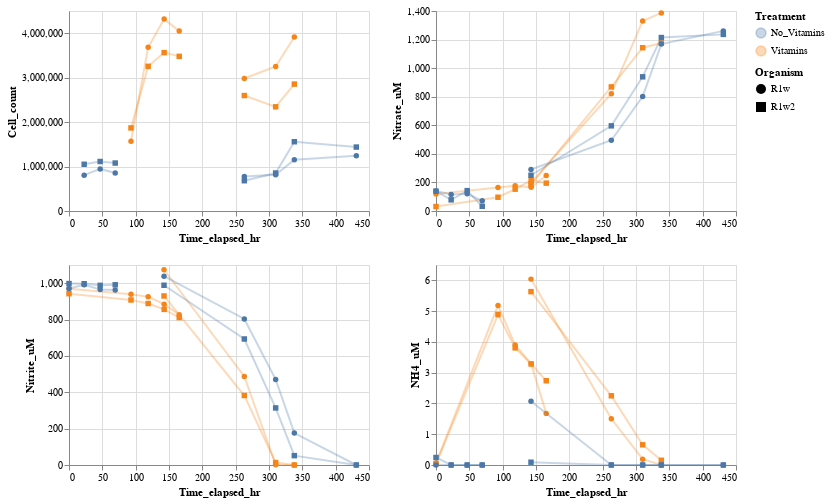

Notebook code cell kept with this figure:
### Code cell
charts_cell_count = []
charts_nitrite = []
charts_nitrate = []
charts_ammonia = []

for treatment in set(df.Treatment):
  for organism in set(df.Organism):
    subset = df[(df.Treatment == treatment) & (df.Organism == organism)]
    for start_date in set(subset.Start_date):
      formatted_date = str(start_date).split()[0]+'T'+str(start_date).split()[1]
      charts_cell_count.append(filter_plot(base, treatment, organism, formatted_date, 'Cell_count:Q'))
      charts_nitrite.append(filter_plot(base, treatment, organism, formatted_date, 'Nitrite_uM:Q'))
      charts_nitrate.append(filter_plot(base, treatment, organism, formatted_date, 'Nitrate_uM:Q'))
      charts_ammonia.append(filter_plot(base, treatment, organism, formatted_date, 'NH4_uM:Q'))

alt.layer(*charts_cell_count) & alt.layer(*charts_nitrite) | alt.layer(*charts_nitrate) & alt.layer(*charts_ammonia)

### Figure 1 — Vega-Lite specification as saved in the notebook (floating-point values rounded to 4 significant figures)
{"config": {"view": {"continuousWidth": 400, "continuousHeight": 300}}, "hconcat": [{"vconcat": [{"layer": [{"mark": {"type": "line", "opacity": 0.3, "point": true}, "encoding": {"color": {"field": "Treatment", "type": "nominal"}, "shape": {"field": "Organism", "type": "nominal"}, "x": {"field": "Time_elapsed_hr", "type": "quantitative"}, "y": {"field": "Cell_count", "type": "quantitative"}}, "height": 200, "transform": [{"filter": "(((datum.Treatment === 'Vitamins') && (datum.Organism === 'R1w2')) && (datum.Start_date === '2024-04-04T15:00:00'))"}], "width": 300}, {"mark": {"type": "line", "opacity": 0.3, "point": true}, "encoding": {"color": {"field": "Treatment", "type": "nominal"}, "shape": {"field": "Organism", "type": "nominal"}, "x": {"field": "Time_elapsed_hr", "type": "quantitative"}, "y": {"field": "Cell_count", "type": "quantitative"}}, "height": 200, "transform": [{"filter": "(((datum.Treatment === 'Vitamins') && (datum.Organism === 'R1w2')) && (datum.Start_date === '2024-03-21T13:00:00'))"}], "width": 300}, {"mark": {"type": "line", "opacity": 0.3, "point": true}, "encoding": {"color": {"field": "Treatment", "type": "nominal"}, "shape": {"field": "Organism", "type": "nominal"}, "x": {"field": "Time_elapsed_hr", "type": "quantitative"}, "y": {"field": "Cell_count", "type": "quantitative"}}, "height": 200, "transform": [{"filter": "(((datum.Treatment === 'Vitamins') && (datum.Organism === 'R1w')) && (datum.Start_date === '2024-04-04T15:00:00'))"}], "width": 300}, {"mark": {"type": "line", "opacity": 0.3, "point": true}, "encoding": {"color": {"field": "Treatment", "type": "nominal"}, "shape": {"field": "Organism", "type": "nominal"}, "x": {"field": "Time_elapsed_hr", "type": "quantitative"}, "y": {"field": "Cell_count", "type": "quantitative"}}, "height": 200, "transform": [{"filter": "(((datum.Treatment === 'Vitamins') && (datum.Organism === 'R1w')) && (datum.Start_date === '2024-03-21T13:00:00'))"}], "width": 300}, {"mark": {"type": "line", "opacity": 0.3, "point": true}, "encoding": {"color": {"field": "Treatment", "type": "nominal"}, "shape": {"field": "Organism", "type": "nominal"}, "x": {"field": "Time_elapsed_hr", "type": "quantitative"}, "y": {"field": "Cell_count", "type": "quantitative"}}, "height": 200, "transform": [{"filter": "(((datum.Treatment === 'No_Vitamins') && (datum.Organism === 'R1w2')) && (datum.Start_date === '2024-04-08T15:00:00'))"}], "width": 300}, {"mark": {"type": "line", "opacity": 0.3, "point": true}, "encoding": {"color": {"field": "Treatment", "type": "nominal"}, "shape": {"field": "Organism", "type": "nominal"}, "x": {"field": "Time_elapsed_hr", "type": "quantitative"}, "y": {"field": "Cell_count", "type": "quantitative"}}, "height": 200, "transform": [{"filter": "(((datum.Treatment === 'No_Vitamins') && (datum.Organism === 'R1w2')) && (datum.Start_date === '2024-03-21T13:00:00'))"}], "width": 300}, {"mark": {"type": "line", "opacity": 0.3, "point": true}, "encoding": {"color": {"field": "Treatment", "type": "nominal"}, "shape": {"field": "Organism", "type": "nominal"}, "x": {"field": "Time_elapsed_hr", "type": "quantitative"}, "y": {"field": "Cell_count", "type": "quantitative"}}, "height": 200, "transform": [{"filter": "(((datum.Treatment === 'No_Vitamins') && (datum.Organism === 'R1w')) && (datum.Start_date === '2024-04-08T15:00:00'))"}], "width": 300}, {"mark": {"type": "line", "opacity": 0.3, "point": true}, "encoding": {"color": {"field": "Treatment", "type": "nominal"}, "shape": {"field": "Organism", "type": "nominal"}, "x": {"field": "Time_elapsed_hr", "type": "quantitative"}, "y": {"field": "Cell_count", "type": "quantitative"}}, "height": 200, "transform": [{"filter": "(((datum.Treatment === 'No_Vitamins') && (datum.Organism === 'R1w')) && (datum.Start_date === '2024-03-21T13:00:00'))"}], "width": 300}]}, {"layer": [{"mark": {"type": "line", "opacity": 0.3, "point": true}, "encoding": {"color": {"field": "Treatment", "type": "nominal"}, "shape": {"field": "Organism", "type": "nominal"}, "x": {"field": "Time_elapsed_hr", "type": "quantitative"}, "y": {"field": "Nitrite_uM", "type": "quantitative"}}, "height": 200, "transform": [{"filter": "(((datum.Treatment === 'Vitamins') && (datum.Organism === 'R1w2')) && (datum.Start_date === '2024-04-04T15:00:00'))"}], "width": 300}, {"mark": {"type": "line", "opacity": 0.3, "point": true}, "encoding": {"color": {"field": "Treatment", "type": "nominal"}, "shape": {"field": "Organism", "type": "nominal"}, "x": {"field": "Time_elapsed_hr", "type": "quantitative"}, "y": {"field": "Nitrite_uM", "type": "quantitative"}}, "height": 200, "transform": [{"filter": "(((datum.Treatment === 'Vitamins') && (datum.Organism === 'R1w2')) && (datum.Start_date === '2024-03-21T13:00:00'))"}], "width": 300}, {"mark": {"type": "line", "opacity": 0.3, "point": true}, "encoding": {"color": {"field": "Treatment", "type": "nominal"}, "shape": {"field": "Organism", "type": "nominal"}, "x": {"field": "Time_elapsed_hr", "type": "quantitative"}, "y": {"field": "Nitrite_uM", "type": "quantitative"}}, "height": 200, "transform": [{"filter": "(((datum.Treatment === 'Vitamins') && (datum.Organism === 'R1w')) && (datum.Start_date === '2024-04-04T15:00:00'))"}], "width": 300}, {"mark": {"type": "line", "opacity": 0.3, "point": true}, "encoding": {"color": {"field": "Treatment", "type": "nominal"}, "shape": {"field": "Organism", "type": "nominal"}, "x": {"field": "Time_elapsed_hr", "type": "quantitative"}, "y": {"field": "Nitrite_uM", "type": "quantitative"}}, "height": 200, "transform": [{"filter": "(((datum.Treatment === 'Vitamins') && (datum.Organism === 'R1w')) && (datum.Start_date === '2024-03-21T13:00:00'))"}], "width": 300}, {"mark": {"type": "line", "opacity": 0.3, "point": true}, "encoding": {"color": {"field": "Treatment", "type": "nominal"}, "shape": {"field": "Organism", "type": "nominal"}, "x": {"field": "Time_elapsed_hr", "type": "quantitative"}, "y": {"field": "Nitrite_uM", "type": "quantitative"}}, "height": 200, "transform": [{"filter": "(((datum.Treatment === 'No_Vitamins') && (datum.Organism === 'R1w2')) && (datum.Start_date === '2024-04-08T15:00:00'))"}], "width": 300}, {"mark": {"type": "line", "opacity": 0.3, "point": true}, "encoding": {"color": {"field": "Treatment", "type": "nominal"}, "shape": {"field": "Organism", "type": "nominal"}, "x": {"field": "Time_elapsed_hr", "type": "quantitative"}, "y": {"field": "Nitrite_uM", "type": "quantitative"}}, "height": 200, "transform": [{"filter": "(((datum.Treatment === 'No_Vitamins') && (datum.Organism === 'R1w2')) && (datum.Start_date === '2024-03-21T13:00:00'))"}], "width": 300}, {"mark": {"type": "line", "opacity": 0.3, "point": true}, "encoding": {"color": {"field": "Treatment", "type": "nominal"}, "shape": {"field": "Organism", "type": "nominal"}, "x": {"field": "Time_elapsed_hr", "type": "quantitative"}, "y": {"field": "Nitrite_uM", "type": "quantitative"}}, "height": 200, "transform": [{"filter": "(((datum.Treatment === 'No_Vitamins') && (datum.Organism === 'R1w')) && (datum.Start_date === '2024-04-08T15:00:00'))"}], "width": 300}, {"mark": {"type": "line", "opacity": 0.3, "point": true}, "encoding": {"color": {"field": "Treatment", "type": "nominal"}, "shape": {"field": "Organism", "type": "nominal"}, "x": {"field": "Time_elapsed_hr", "type": "quantitative"}, "y": {"field": "Nitrite_uM", "type": "quantitative"}}, "height": 200, "transform": [{"filter": "(((datum.Treatment === 'No_Vitamins') && (datum.Organism === 'R1w')) && (datum.Start_date === '2024-03-21T13:00:00'))"}], "width": 300}]}]}, {"vconcat": [{"layer": [{"mark": {"type": "line", "opacity": 0.3, "point": true}, "encoding": {"color": {"field": "Treatment", "type": "nominal"}, "shape": {"field": "Organism", "type": "nominal"}, "x": {"field": "Time_elapsed_hr", "type": "quantitative"}, "y": {"field": "Nitrate_uM", "type": "quantitative"}}, "height": 200, "transform": [{"filter": "(((datum.Treatment === 'Vitamins') && (datum.Organism === 'R1w2')) && (datum.Start_date === '2024-04-04T15:00:00'))"}], "width": 300}, {"mark": {"type": "line", "opacity": 0.3, "point": true}, "encoding": {"color": {"field": "Treatment", "type": "nominal"}, "shape": {"field": "Organism", "type": "nominal"}, "x": {"field": "Time_elapsed_hr", "type": "quantitative"}, "y": {"field": "Nitrate_uM", "type": "quantitative"}}, "height": 200, "transform": [{"filter": "(((datum.Treatment === 'Vitamins') && (datum.Organism === 'R1w2')) && (datum.Start_date === '2024-03-21T13:00:00'))"}], "width": 300}, {"mark": {"type": "line", "opacity": 0.3, "point": true}, "encoding": {"color": {"field": "Treatment", "type": "nominal"}, "shape": {"field": "Organism", "type": "nominal"}, "x": {"field": "Time_elapsed_hr", "type": "quantitative"}, "y": {"field": "Nitrate_uM", "type": "quantitative"}}, "height": 200, "transform": [{"filter": "(((datum.Treatment === 'Vitamins') && (datum.Organism === 'R1w')) && (datum.Start_date === '2024-04-04T15:00:00'))"}], "width": 300}, {"mark": {"type": "line", "opacity": 0.3, "point": true}, "encoding": {"color": {"field": "Treatment", "type": "nominal"}, "shape": {"field": "Organism", "type": "nominal"}, "x": {"field": "Time_elapsed_hr", "type": "quantitative"}, "y": {"field": "Nitrate_uM", "type": "quantitative"}}, "height": 200, "transform": [{"filter": "(((datum.Treatment === 'Vitamins') && (datum.Organism === 'R1w')) && (datum.Start_date === '2024-03-21T13:00:00'))"}], "width": 300}, {"mark": {"type": "line", "opacity": 0.3, "point": true}, "encoding": {"color": {"field": "Treatment", "type": "nominal"}, "shape": {"field": "Organism", "type": "nominal"}, "x": {"field": "Time_elapsed_hr", "type": "quantitative"}, "y": {"field": "Nitrate_uM", "type": "quantitative"}}, "height": 200, "transform": [{"filter": "(((datum.Treatment === 'No_Vitamins') && (datum.Organism === 'R1w2')) && (datum.Start_date === '2024-04-08T15:00:00'))"}], "width": 300}, {"mark": {"type": "line", "opacity": 0.3, "point": true}, "encoding": {"color": {"field": "Treatment", "type": "nominal"}, "shape": {"field": "Organism", "type": "nominal"}, "x": {"field": "Time_elapsed_hr", "type": "quantitative"}, "y": {"field": "Nitrate_uM", "type": "quantitative"}}, "height": 200, "transform": [{"filter": "(((datum.Treatment === 'No_Vitamins') && (datum.Organism === 'R1w2')) && (datum.Start_date === '2024-03-21T13:00:00'))"}], "width": 300}, {"mark": {"type": "line", "opacity": 0.3, "point": true}, "encoding": {"color": {"field": "Treatment", "type": "nominal"}, "shape": {"field": "Organism", "type": "nominal"}, "x": {"field": "Time_elapsed_hr", "type": "quantitative"}, "y": {"field": "Nitrate_uM", "type": "quantitative"}}, "height": 200, "transform": [{"filter": "(((datum.Treatment === 'No_Vitamins') && (datum.Organism === 'R1w')) && (datum.Start_date === '2024-04-08T15:00:00'))"}], "width": 300}, {"mark": {"type": "line", "opacity": 0.3, "point": true}, "encoding": {"color": {"field": "Treatment", "type": "nominal"}, "shape": {"field": "Organism", "type": "nominal"}, "x": {"field": "Time_elapsed_hr", "type": "quantitative"}, "y": {"field": "Nitrate_uM", "type": "quantitative"}}, "height": 200, "transform": [{"filter": "(((datum.Treatment === 'No_Vitamins') && (datum.Organism === 'R1w')) && (datum.Start_date === '2024-03-21T13:00:00'))"}], "width": 300}]}, {"layer": [{"mark": {"type": "line", "opacity": 0.3, "point": true}, "encoding": {"color": {"field": "Treatment", "type": "nominal"}, "shape": {"field": "Organism", "type": "nominal"}, "x": {"field": "Time_elapsed_hr", "type": "quantitative"}, "y": {"field": "NH4_uM", "type": "quantitative"}}, "height": 200, "transform": [{"filter": "(((datum.Treatment === 'Vitamins') && (datum.Organism === 'R1w2')) && (datum.Start_date === '2024-04-04T15:00:00'))"}], "width": 300}, {"mark": {"type": "line", "opacity": 0.3, "point": true}, "encoding": {"color": {"field": "Treatment", "type": "nominal"}, "shape": {"field": "Organism", "type": "nominal"}, "x": {"field": "Time_elapsed_hr", "type": "quantitative"}, "y": {"field": "NH4_uM", "type": "quantitative"}}, "height": 200, "transform": [{"filter": "(((datum.Treatment === 'Vitamins') && (datum.Organism === 'R1w2')) && (datum.Start_date === '2024-03-21T13:00:00'))"}], "width": 300}, {"mark": {"type": "line", "opacity": 0.3, "point": true}, "encoding": {"color": {"field": "Treatment", "type": "nominal"}, "shape": {"field": "Organism", "type": "nominal"}, "x": {"field": "Time_elapsed_hr", "type": "quantitative"}, "y": {"field": "NH4_uM", "type": "quantitative"}}, "height": 200, "transform": [{"filter": "(((datum.Treatment === 'Vitamins') && (datum.Organism === 'R1w')) && (datum.Start_date === '2024-04-04T15:00:00'))"}], "width": 300}, {"mark": {"type": "line", "opacity": 0.3, "point": true}, "encoding": {"color": {"field": "Treatment", "type": "nominal"}, "shape": {"field": "Organism", "type": "nominal"}, "x": {"field": "Time_elapsed_hr", "type": "quantitative"}, "y": {"field": "NH4_uM", "type": "quantitative"}}, "height": 200, "transform": [{"filter": "(((datum.Treatment === 'Vitamins') && (datum.Organism === 'R1w')) && (datum.Start_date === '2024-03-21T13:00:00'))"}], "width": 300}, {"mark": {"type": "line", "opacity": 0.3, "point": true}, "encoding": {"color": {"field": "Treatment", "type": "nominal"}, "shape": {"field": "Organism", "type": "nominal"}, "x": {"field": "Time_elapsed_hr", "type": "quantitative"}, "y": {"field": "NH4_uM", "type": "quantitative"}}, "height": 200, "transform": [{"filter": "(((datum.Treatment === 'No_Vitamins') && (datum.Organism === 'R1w2')) && (datum.Start_date === '2024-04-08T15:00:00'))"}], "width": 300}, {"mark": {"type": "line", "opacity": 0.3, "point": true}, "encoding": {"color": {"field": "Treatment", "type": "nominal"}, "shape": {"field": "Organism", "type": "nominal"}, "x": {"field": "Time_elapsed_hr", "type": "quantitative"}, "y": {"field": "NH4_uM", "type": "quantitative"}}, "height": 200, "transform": [{"filter": "(((datum.Treatment === 'No_Vitamins') && (datum.Organism === 'R1w2')) && (datum.Start_date === '2024-03-21T13:00:00'))"}], "width": 300}, {"mark": {"type": "line", "opacity": 0.3, "point": true}, "encoding": {"color": {"field": "Treatment", "type": "nominal"}, "shape": {"field": "Organism", "type": "nominal"}, "x": {"field": "Time_elapsed_hr", "type": "quantitative"}, "y": {"field": "NH4_uM", "type": "quantitative"}}, "height": 200, "transform": [{"filter": "(((datum.Treatment === 'No_Vitamins') && (datum.Organism === 'R1w')) && (datum.Start_date === '2024-04-08T15:00:00'))"}], "width": 300}, {"mark": {"type": "line", "opacity": 0.3, "point": true}, "encoding": {"color": {"field": "Treatment", "type": "nominal"}, "shape": {"field": "Organism", "type": "nominal"}, "x": {"field": "Time_elapsed_hr", "type": "quantitative"}, "y": {"field": "NH4_uM", "type": "quantitative"}}, "height": 200, "transform": [{"filter": "(((datum.Treatment === 'No_Vitamins') && (datum.Organism === 'R1w')) && (datum.Start_date === '2024-03-21T13:00:00'))"}], "width": 300}]}]}], "data": {"name": "data-c6ddbb73c93650eb6eaa07611bd04d52"}, "$schema": "https://vega.github.io/schema/vega-lite/v4.17.0.json", "datasets": {"data-c6ddbb73c93650eb6eaa07611bd04d52": [{"Date": "2024-04-04T15:00:00", "Organism": "R1w", "Treatment": "Vitamins", "Start_date": "2024-04-04T15:00:00", "NH4_ug-N-L": 0.86, "Nitrite_ug-N-L": 13580.0, "TON_ug-N-L": 15251, "Cell_count_dilution": null, "Cell_count_volume": null, "Time_elapsed_hr": 0.0, "Cell_count": null, "NH4_uM": 0.0614, "Nitrite_uM": 969.6, "TON_uM": 1089.0, "Nitrate_uM": 119.2}, {"Date": "2024-04-04T15:00:00", "Organism": "R1w2", "Treatment": "Vitamins", "Start_date": "2024-04-04T15:00:00", "NH4_ug-N-L": 0.53, "Nitrite_ug-N-L": 13190.0, "TON_ug-N-L": 13633, "Cell_count_dilution": null, "Cell_count_volume": null, "Time_elapsed_hr": 0.0, "Cell_count": null, "NH4_uM": 0.03784, "Nitrite_uM": 942.0, "TON_uM": 973.3, "Nitrate_uM": 31.28}, {"Date": "2024-04-08T12:00:00", "Organism": "R1w", "Treatment": "Vitamins", "Start_date": "2024-04-04T15:00:00", "NH4_ug-N-L": 72.66, "Nitrite_ug-N-L": 13160.0, "TON_ug-N-L": 15458, "Cell_count_dilution": 2.0, "Cell_count_volume": 6.37, "Time_elapsed_hr": 93.0, "Cell_count": 1570000.0, "NH4_uM": 5.187, "Nitrite_uM": 939.2, "TON_uM": 1104.0, "Nitrate_uM": 164.4}, {"Date": "2024-04-08T12:00:00", "Organism": "R1w2", "Treatment": "Vitamins", "Start_date": "2024-04-04T15:00:00", "NH4_ug-N-L": 68.47, "Nitrite_ug-N-L": 12710.0, "TON_ug-N-L": 14062, "Cell_count_dilution": 2.0, "Cell_count_volume": 5.35, "Time_elapsed_hr": 93.0, "Cell_count": 1869000.0, "NH4_uM": 4.888, "Nitrite_uM": 907.5, "TON_uM": 1004.0, "Nitrate_uM": 96.39}, {"Date": "2024-04-08T15:00:00", "Organism": "R1w", "Treatment": "No_Vitamins", "Start_date": "2024-04-08T15:00:00", "NH4_ug-N-L": 0.0, "Nitrite_ug-N-L": 13600.0, "TON_ug-N-L": 15566, "Cell_count_dilution": null, "Cell_count_volume": null, "Time_elapsed_hr": 0.0, "Cell_count": null, "NH4_uM": 0.0, "Nitrite_uM": 970.9, "TON_uM": 1111.0, "Nitrate_uM": 140.4}, {"Date": "2024-04-08T15:00:00", "Organism": "R1w2", "Treatment": "No_Vitamins", "Start_date": "2024-04-08T15:00:00", "NH4_ug-N-L": 3.41, "Nitrite_ug-N-L": 13980.0, "TON_ug-N-L": 15923, "Cell_count_dilution": null, "Cell_count_volume": null, "Time_elapsed_hr": 0.0, "Cell_count": null, "NH4_uM": 0.2434, "Nitrite_uM": 997.9, "TON_uM": 1137.0, "Nitrate_uM": 138.9}, {"Date": "2024-04-09T13:45:00", "Organism": "R1w", "Treatment": "Vitamins", "Start_date": "2024-04-04T15:00:00", "NH4_ug-N-L": 54.59, "Nitrite_ug-N-L": 12960.0, "TON_ug-N-L": 15434, "Cell_count_dilution": 5.0, "Cell_count_volume": 6.79, "Time_elapsed_hr": 118.8, "Cell_count": 3682000.0, "NH4_uM": 3.897, "Nitrite_uM": 925.0, "TON_uM": 1102.0, "Nitrate_uM": 176.8}, {"Date": "2024-04-09T13:45:00", "Organism": "R1w", "Treatment": "No_Vitamins", "Start_date": "2024-04-08T15:00:00", "NH4_ug-N-L": 0.0, "Nitrite_ug-N-L": 13880.0, "TON_ug-N-L": 15493, "Cell_count_dilution": 5.0, "Cell_count_volume": 31.02, "Time_elapsed_hr": 22.75, "Cell_count": 805900.0, "NH4_uM": 0.0, "Nitrite_uM": 990.8, "TON_uM": 1106.0, "Nitrate_uM": 115.3}, {"Date": "2024-04-09T13:45:00", "Organism": "R1w2", "Treatment": "Vitamins", "Start_date": "2024-04-04T15:00:00", "NH4_ug-N-L": 53.32, "Nitrite_ug-N-L": 12440.0, "TON_ug-N-L": 14581, "Cell_count_dilution": 5.0, "Cell_count_volume": 7.68, "Time_elapsed_hr": 118.8, "Cell_count": 3255000.0, "NH4_uM": 3.807, "Nitrite_uM": 888.2, "TON_uM": 1041.0, "Nitrate_uM": 152.8}, {"Date": "2024-04-09T13:45:00", "Organism": "R1w2", "Treatment": "No_Vitamins", "Start_date": "2024-04-08T15:00:00", "NH4_ug-N-L": 0.0, "Nitrite_ug-N-L": 13960.0, "TON_ug-N-L": 15057, "Cell_count_dilution": 5.0, "Cell_count_volume": 23.78, "Time_elapsed_hr": 22.75, "Cell_count": 1051000.0, "NH4_uM": 0.0, "Nitrite_uM": 996.8, "TON_uM": 1075.0, "Nitrate_uM": 78.15}, {"Date": "2024-04-10T13:45:00", "Organism": "R1w", "Treatment": "Vitamins", "Start_date": "2024-04-04T15:00:00", "NH4_ug-N-L": 46.05, "Nitrite_ug-N-L": 12390.0, "TON_ug-N-L": 14709, "Cell_count_dilution": 10.0, "Cell_count_volume": 11.58, "Time_elapsed_hr": 142.8, "Cell_count": 4318000.0, "NH4_uM": 3.288, "Nitrite_uM": 884.5, "TON_uM": 1050.0, "Nitrate_uM": 165.6}, {"Date": "2024-04-10T13:45:00", "Organism": "R1w", "Treatment": "No_Vitamins", "Start_date": "2024-04-08T15:00:00", "NH4_ug-N-L": 0.0, "Nitrite_ug-N-L": 13520.0, "TON_ug-N-L": 15203, "Cell_count_dilution": 10.0, "Cell_count_volume": 52.8, "Time_elapsed_hr": 46.75, "Cell_count": 947000.0, "NH4_uM": 0.0, "Nitrite_uM": 965.2, "TON_uM": 1085.0, "Nitrate_uM": 120.2}, {"Date": "2024-04-10T13:45:00", "Organism": "R1w2", "Treatment": "Vitamins", "Start_date": "2024-04-04T15:00:00", "NH4_ug-N-L": 45.99, "Nitrite_ug-N-L": 11990.0, "TON_ug-N-L": 14994, "Cell_count_dilution": 10.0, "Cell_count_volume": 14.03, "Time_elapsed_hr": 142.8, "Cell_count": 3564000.0, "NH4_uM": 3.283, "Nitrite_uM": 856.0, "TON_uM": 1070.0, "Nitrate_uM": 214.5}, {"Date": "2024-04-10T13:45:00", "Organism": "R1w2", "Treatment": "No_Vitamins", "Start_date": "2024-04-08T15:00:00", "NH4_ug-N-L": 0.0, "Nitrite_ug-N-L": 13840.0, "TON_ug-N-L": 15837, "Cell_count_dilution": 10.0, "Cell_count_volume": 44.9, "Time_elapsed_hr": 46.75, "Cell_count": 1114000.0, "NH4_uM": 0.0, "Nitrite_uM": 988.1, "TON_uM": 1131.0, "Nitrate_uM": 142.5}, {"Date": "2024-04-11T12:20:00", "Organism": "R1w", "Treatment": "Vitamins", "Start_date": "2024-04-04T15:00:00", "NH4_ug-N-L": 23.5, "Nitrite_ug-N-L": 11580.0, "TON_ug-N-L": 15070, "Cell_count_dilution": 10.0, "Cell_count_volume": 12.34, "Time_elapsed_hr": 165.3, "Cell_count": 4052000.0, "NH4_uM": 1.678, "Nitrite_uM": 827.0, "TON_uM": 1076.0, "Nitrate_uM": 248.9}, {"Date": "2024-04-11T12:20:00", "Organism": "R1w", "Treatment": "No_Vitamins", "Start_date": "2024-04-08T15:00:00", "NH4_ug-N-L": 0.0, "Nitrite_ug-N-L": 13480.0, "TON_ug-N-L": 14480, "Cell_count_dilution": 10.0, "Cell_count_volume": 58.4, "Time_elapsed_hr": 69.33, "Cell_count": 856200.0, "NH4_uM": 0.0, "Nitrite_uM": 962.4, "TON_uM": 1034.0, "Nitrate_uM": 71.38}, {"Date": "2024-04-11T12:20:00", "Organism": "R1w2", "Treatment": "Vitamins", "Start_date": "2024-04-04T15:00:00", "NH4_ug-N-L": 38.35, "Nitrite_ug-N-L": 11360.0, "TON_ug-N-L": 14090, "Cell_count_dilution": 10.0, "Cell_count_volume": 14.37, "Time_elapsed_hr": 165.3, "Cell_count": 3479000.0, "NH4_uM": 2.738, "Nitrite_uM": 810.9, "TON_uM": 1006.0, "Nitrate_uM": 195.0}, {"Date": "2024-04-11T12:20:00", "Organism": "R1w2", "Treatment": "No_Vitamins", "Start_date": "2024-04-08T15:00:00", "NH4_ug-N-L": 0.0, "Nitrite_ug-N-L": 13880.0, "TON_ug-N-L": 14350, "Cell_count_dilution": 10.0, "Cell_count_volume": 46.34, "Time_elapsed_hr": 69.33, "Cell_count": 1079000.0, "NH4_uM": 0.0, "Nitrite_uM": 991.3, "TON_uM": 1024.0, "Nitrate_uM": 33.2}, {"Date": "2024-03-27T11:30:00", "Organism": "R1w", "Treatment": "Vitamins", "Start_date": "2024-03-21T13:00:00", "NH4_ug-N-L": 84.62, "Nitrite_ug-N-L": 15040.0, "TON_ug-N-L": 17818, "Cell_count_dilution": null, "Cell_count_volume": null, "Time_elapsed_hr": 142.5, "Cell_count": null, "NH4_uM": 6.041, "Nitrite_uM": 1074.0, "TON_uM": 1272.0, "Nitrate_uM": 198.1}, {"Date": "2024-03-27T11:30:00", "Organism": "R1w", "Treatment": "No_Vitamins", "Start_date": "2024-03-21T13:00:00", "NH4_ug-N-L": 29.01, "Nitrite_ug-N-L": 14550.0, "TON_ug-N-L": 18619, "Cell_count_dilution": null, "Cell_count_volume": null, "Time_elapsed_hr": 142.5, "Cell_count": null, "NH4_uM": 2.071, "Nitrite_uM": 1039.0, "TON_uM": 1329.0, "Nitrate_uM": 290.7}, {"Date": "2024-03-27T11:30:00", "Organism": "R1w2", "Treatment": "Vitamins", "Start_date": "2024-03-21T13:00:00", "NH4_ug-N-L": 78.91, "Nitrite_ug-N-L": 13020.0, "TON_ug-N-L": 15608, "Cell_count_dilution": null, "Cell_count_volume": null, "Time_elapsed_hr": 142.5, "Cell_count": null, "NH4_uM": 5.634, "Nitrite_uM": 929.8, "TON_uM": 1114.0, "Nitrate_uM": 184.5}, {"Date": "2024-03-27T11:30:00", "Organism": "R1w2", "Treatment": "No_Vitamins", "Start_date": "2024-03-21T13:00:00", "NH4_ug-N-L": 1.27, "Nitrite_ug-N-L": 13850.0, "TON_ug-N-L": 17352, "Cell_count_dilution": null, "Cell_count_volume": null, "Time_elapsed_hr": 142.5, "Cell_count": null, "NH4_uM": 0.09067, "Nitrite_uM": 988.7, "TON_uM": 1239.0, "Nitrate_uM": 250.1}, {"Date": "2024-04-01T12:00:00", "Organism": "R1w", "Treatment": "Vitamins", "Start_date": "2024-03-21T13:00:00", "NH4_ug-N-L": 21.05, "Nitrite_ug-N-L": 6821.0, "TON_ug-N-L": 18317, "Cell_count_dilution": 10.0, "Cell_count_volume": 16.77, "Time_elapsed_hr": 263.0, "Cell_count": 2982000.0, "NH4_uM": 1.503, "Nitrite_uM": 487.0, "TON_uM": 1308.0, "Nitrate_uM": 820.8}, {"Date": "2024-04-01T12:00:00", "Organism": "R1w", "Treatment": "No_Vitamins", "Start_date": "2024-03-21T13:00:00", "NH4_ug-N-L": 0.0, "Nitrite_ug-N-L": 11250.0, "TON_ug-N-L": 18185, "Cell_count_dilution": 10.0, "Cell_count_volume": 64.24, "Time_elapsed_hr": 263.0, "Cell_count": 778300.0, "NH4_uM": 0.0, "Nitrite_uM": 803.3, "TON_uM": 1298.0, "Nitrate_uM": 495.0}, {"Date": "2024-04-01T12:00:00", "Organism": "R1w2", "Treatment": "Vitamins", "Start_date": "2024-03-21T13:00:00", "NH4_ug-N-L": 31.51, "Nitrite_ug-N-L": 5352.0, "TON_ug-N-L": 17522, "Cell_count_dilution": 10.0, "Cell_count_volume": 19.25, "Time_elapsed_hr": 263.0, "Cell_count": 2597000.0, "NH4_uM": 2.25, "Nitrite_uM": 382.1, "TON_uM": 1251.0, "Nitrate_uM": 868.9}, {"Date": "2024-04-01T12:00:00", "Organism": "R1w2", "Treatment": "No_Vitamins", "Start_date": "2024-03-21T13:00:00", "NH4_ug-N-L": 0.0, "Nitrite_ug-N-L": 9708.0, "TON_ug-N-L": 18057, "Cell_count_dilution": 10.0, "Cell_count_volume": 73.39, "Time_elapsed_hr": 263.0, "Cell_count": 681300.0, "NH4_uM": 0.0, "Nitrite_uM": 693.1, "TON_uM": 1289.0, "Nitrate_uM": 596.1}, {"Date": "2024-04-03T11:00:00", "Organism": "R1w", "Treatment": "Vitamins", "Start_date": "2024-03-21T13:00:00", "NH4_ug-N-L": 2.65, "Nitrite_ug-N-L": 10.56, "TON_ug-N-L": 18648, "Cell_count_dilution": 10.0, "Cell_count_volume": 15.38, "Time_elapsed_hr": 310.0, "Cell_count": 3251000.0, "NH4_uM": 0.1892, "Nitrite_uM": 0.7539, "TON_uM": 1331.0, "Nitrate_uM": 1331.0}, {"Date": "2024-04-03T11:00:00", "Organism": "R1w", "Treatment": "No_Vitamins", "Start_date": "2024-03-21T13:00:00", "NH4_ug-N-L": 0.0, "Nitrite_ug-N-L": 6590.0, "TON_ug-N-L": 17814, "Cell_count_dilution": 10.0, "Cell_count_volume": 61.4, "Time_elapsed_hr": 310.0, "Cell_count": 814300.0, "NH4_uM": 0.0, "Nitrite_uM": 470.5, "TON_uM": 1272.0, "Nitrate_uM": 801.3}, {"Date": "2024-04-03T11:00:00", "Organism": "R1w2", "Treatment": "Vitamins", "Start_date": "2024-03-21T13:00:00", "NH4_ug-N-L": 9.2, "Nitrite_ug-N-L": 187.9, "TON_ug-N-L": 16197, "Cell_count_dilution": 10.0, "Cell_count_volume": 21.33, "Time_elapsed_hr": 310.0, "Cell_count": 2344000.0, "NH4_uM": 0.6568, "Nitrite_uM": 13.41, "TON_uM": 1156.0, "Nitrate_uM": 1143.0}, {"Date": "2024-04-03T11:00:00", "Organism": "R1w2", "Treatment": "No_Vitamins", "Start_date": "2024-03-21T13:00:00", "NH4_ug-N-L": 0.0, "Nitrite_ug-N-L": 4396.0, "TON_ug-N-L": 17552, "Cell_count_dilution": 10.0, "Cell_count_volume": 58.5, "Time_elapsed_hr": 310.0, "Cell_count": 854700.0, "NH4_uM": 0.0, "Nitrite_uM": 313.9, "TON_uM": 1253.0, "Nitrate_uM": 939.2}, {"Date": "2024-04-04T15:00:00", "Organism": "R1w", "Treatment": "Vitamins", "Start_date": "2024-03-21T13:00:00", "NH4_ug-N-L": 0.0, "Nitrite_ug-N-L": 0.0, "TON_ug-N-L": 19420, "Cell_count_dilution": 10.0, "Cell_count_volume": 12.77, "Time_elapsed_hr": 338.0, "Cell_count": 3915000.0, "NH4_uM": 0.0, "Nitrite_uM": 0.0, "TON_uM": 1386.0, "Nitrate_uM": 1386.0}, {"Date": "2024-04-04T15:00:00", "Organism": "R1w", "Treatment": "No_Vitamins", "Start_date": "2024-03-21T13:00:00", "NH4_ug-N-L": 0.0, "Nitrite_ug-N-L": 2460.0, "TON_ug-N-L": 18829, "Cell_count_dilution": 10.0, "Cell_count_volume": 43.38, "Time_elapsed_hr": 338.0, "Cell_count": 1153000.0, "NH4_uM": 0.0, "Nitrite_uM": 175.6, "TON_uM": 1344.0, "Nitrate_uM": 1169.0}, {"Date": "2024-04-04T15:00:00", "Organism": "R1w2", "Treatment": "Vitamins", "Start_date": "2024-03-21T13:00:00", "NH4_ug-N-L": 2.14, "Nitrite_ug-N-L": 0.0, "TON_ug-N-L": 16480, "Cell_count_dilution": 10.0, "Cell_count_volume": 17.51, "Time_elapsed_hr": 338.0, "Cell_count": 2856000.0, "NH4_uM": 0.1528, "Nitrite_uM": 0.0, "TON_uM": 1177.0, "Nitrate_uM": 1177.0}, {"Date": "2024-04-04T15:00:00", "Organism": "R1w2", "Treatment": "No_Vitamins", "Start_date": "2024-03-21T13:00:00", "NH4_ug-N-L": 0.0, "Nitrite_ug-N-L": 719.3, "TON_ug-N-L": 17726, "Cell_count_dilution": 10.0, "Cell_count_volume": 32.08, "Time_elapsed_hr": 338.0, "Cell_count": 1559000.0, "NH4_uM": 0.0, "Nitrite_uM": 51.35, "TON_uM": 1266.0, "Nitrate_uM": 1214.0}, {"Date": "2024-04-08T12:00:00", "Organism": "R1w", "Treatment": "No_Vitamins", "Start_date": "2024-03-21T13:00:00", "NH4_ug-N-L": 0.0, "Nitrite_ug-N-L": 0.0, "TON_ug-N-L": 17661, "Cell_count_dilution": 10.0, "Cell_count_volume": 40.2, "Time_elapsed_hr": 431.0, "Cell_count": 1244000.0, "NH4_uM": 0.0, "Nitrite_uM": 0.0, "TON_uM": 1261.0, "Nitrate_uM": 1261.0}, {"Date": "2024-04-08T12:00:00", "Organism": "R1w2", "Treatment": "No_Vitamins", "Start_date": "2024-03-21T13:00:00", "NH4_ug-N-L": 0.0, "Nitrite_ug-N-L": 0.0, "TON_ug-N-L": 17318, "Cell_count_dilution": 10.0, "Cell_count_volume": 34.76, "Time_elapsed_hr": 431.0, "Cell_count": 1438000.0, "NH4_uM": 0.0, "Nitrite_uM": 0.0, "TON_uM": 1236.0, "Nitrate_uM": 1236.0}]}}
